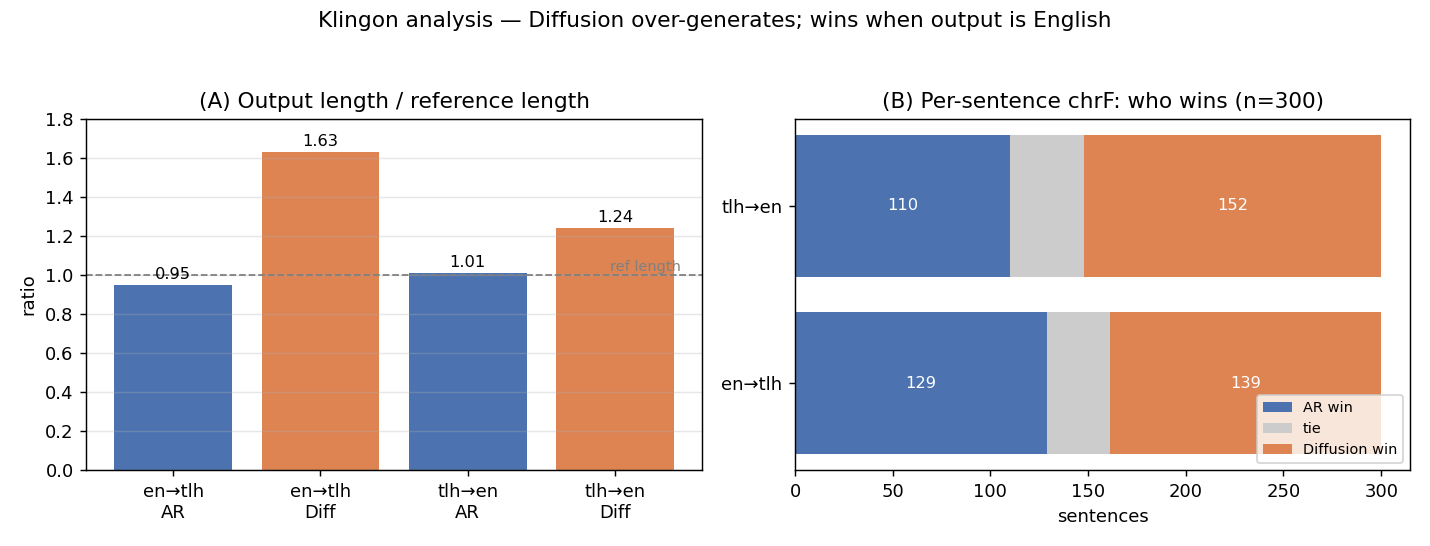

The Python source for this figure:
"""Analysis figure for §4: (A) output/reference length ratio, (B) per-sentence chrF wins.
Reads outputs/analysis_klingon.json. Output: reports/figures/2026-05-29-analysis.png
"""
import json
import matplotlib
matplotlib.use("Agg")
import matplotlib.pyplot as plt

d = json.load(open("outputs/analysis_klingon.json"))
fig, (a1, a2) = plt.subplots(1, 2, figsize=(11, 4.2))

# (A) length ratio
labels = ["en→tlh\nAR", "en→tlh\nDiff", "tlh→en\nAR", "tlh→en\nDiff"]
ratios = [d["en2tlh_ar"]["len_ratio"], d["en2tlh_diffusion"]["len_ratio"],
          d["tlh2en_ar"]["len_ratio"], d["tlh2en_diffusion"]["len_ratio"]]
colors = ["#4C72B0", "#DD8452", "#4C72B0", "#DD8452"]
bars = a1.bar(labels, ratios, color=colors)
a1.axhline(1.0, ls="--", c="gray", lw=1); a1.text(3.45, 1.02, "ref length", color="gray", fontsize=8, ha="right")
for b, r in zip(bars, ratios):
    a1.text(b.get_x()+b.get_width()/2, r+0.03, f"{r:.2f}", ha="center", fontsize=9)
a1.set_title("(A) Output length / reference length"); a1.set_ylabel("ratio"); a1.set_ylim(0, 1.8); a1.grid(axis="y", alpha=.3)

# (B) per-sentence chrF wins (stacked)
dirs = ["en→tlh", "tlh→en"]
ar  = [d["paired_en2tlh"]["AR_win"], d["paired_tlh2en"]["AR_win"]]
tie = [d["paired_en2tlh"]["tie"],    d["paired_tlh2en"]["tie"]]
dff = [d["paired_en2tlh"]["Diff_win"], d["paired_tlh2en"]["Diff_win"]]
a2.barh(dirs, ar, color="#4C72B0", label="AR win")
a2.barh(dirs, tie, left=ar, color="#CCCCCC", label="tie")
a2.barh(dirs, dff, left=[a+t for a, t in zip(ar, tie)], color="#DD8452", label="Diffusion win")
for i, (a, t, f) in enumerate(zip(ar, tie, dff)):
    a2.text(a/2, i, str(a), va="center", ha="center", fontsize=9, color="white")
    a2.text(a+t+f/2, i, str(f), va="center", ha="center", fontsize=9, color="white")
a2.set_title("(B) Per-sentence chrF: who wins (n=300)"); a2.set_xlabel("sentences"); a2.legend(fontsize=8, loc="lower right")

fig.suptitle("Klingon analysis — Diffusion over-generates; wins when output is English", fontsize=12)
fig.tight_layout(rect=[0, 0, 1, 0.95])
fig.savefig("reports/figures/2026-05-29-analysis.png", dpi=130)
print("saved reports/figures/2026-05-29-analysis.png")
